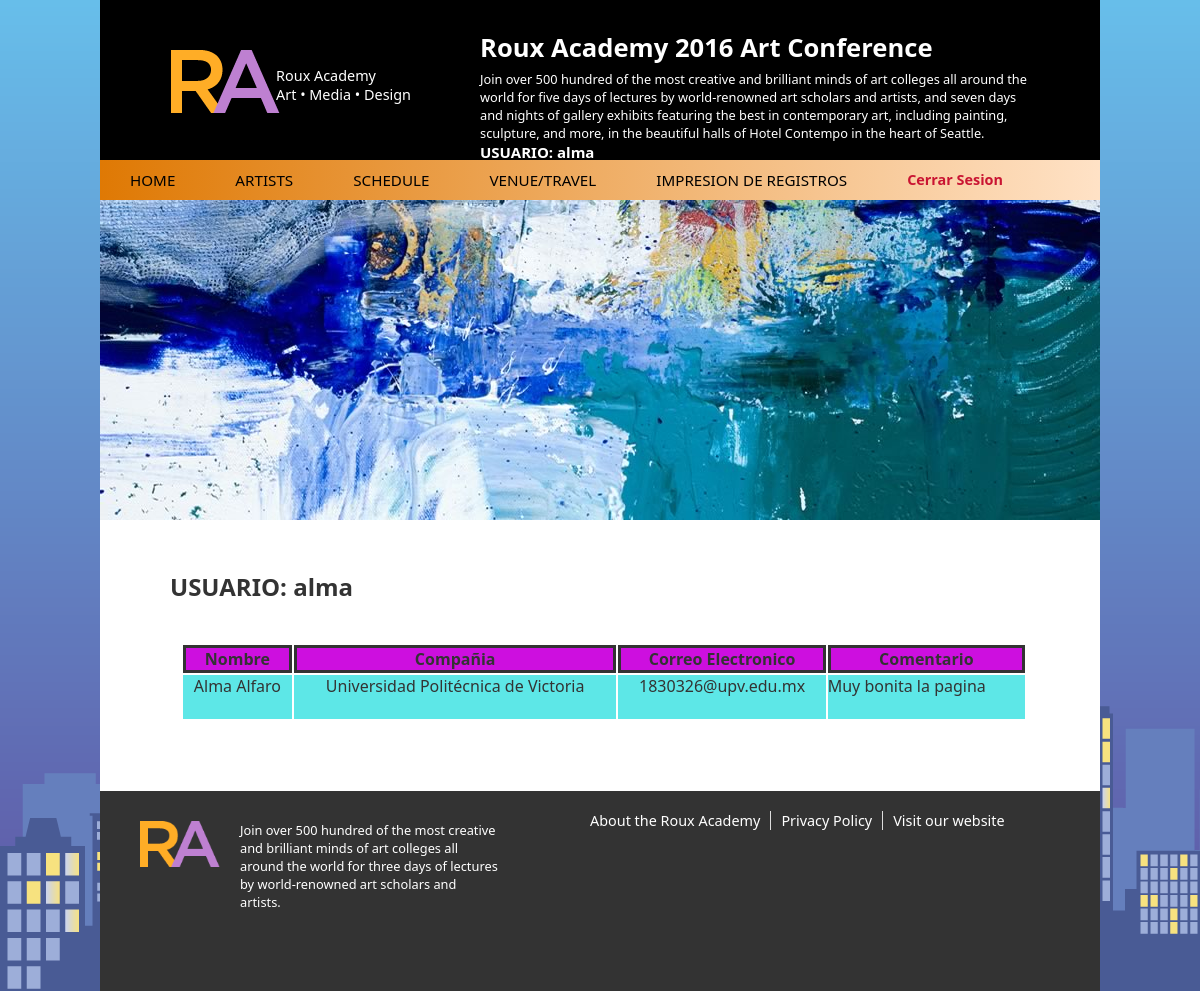
Screenshot of /impresionRegistro.php (signed in) with the database file from the repository.
### tables this page shows
CREATE TABLE `asistentesregistro` (
  `identificacion` int(20) NOT NULL,
  `nombre` varchar(50) NOT NULL,
  `compañia` varchar(50) NOT NULL,
  `email` varchar(50) NOT NULL,
  `coments` text NOT NULL
);

### consulTabla.php (called while the page is built)
<?php
    require 'conexionBD.php';
    $requiereConsultar="SELECT * FROM asistentesRegistro";
    $requiereConsultarTabla=mysqli_query($conexion,$requiereConsultar);
?>

### impresionRegistro.php (the view, shortened to what this page needs)
<?php
  require('encabezadoAdmin.php');
?>
<section id="main">
      <h2 class="edicionUsuario" ><?php echo "USUARIO:  " .  $_SESSION['usuario'];?></h2>
  <div class="centrarTabla">
    <table class="estilosTabla">
      <thead>
        <tr>
          <th class="Titulos">Nombre</th>
          <th class="Titulos">Compañia</th>
          <th class="Titulos">Correo Electronico</th>
          <th class="Titulos">Comentario</th>
        </tr>
      </thead>
      <tbody>
        <?php
        require ('consulTabla.php');
        foreach ($requiereConsultarTabla as $direccion){?>
        <tr>
          <td class="TextoNombre"><?php echo $direccion['nombre']?><br><br></td>
          <td class="Texto"><?php echo $direccion['compañia']?><br><br></td>
          <td class="Texto"><?php echo $direccion['email']?><br><br></td>
          <td class="TextoDos"><?php echo $direccion['coments']?><br><br></td>
        </tr>
      </tbody>
        <?php
      }
      ?>
    </table>
</div>
</section>
<?php
include('piePagina.php');
?>
</div>
</body>
</html>

### css/style.css (style rules this page uses)
html, body, body div, span, object, iframe, h1, h2, h3, h4, h5, h6, p, blockquote, pre, abbr, address, cite, code, del, dfn, em, img, ins, kbd, q, samp, small, strong, sub, sup, var, b, i, dl, dt, dd, ol, ul, li, fieldset, form, label, legend, table, caption, tbody, tfoot, thead, tr, th, td, article, aside, figure, footer, header, hgroup, menu, nav, section, time, mark, audio, video { margin: 0; padding: 0; border: 0; outline: 0; font-size: 100%; vertical-align: baseline; background: transparent; }
article, aside, figure, footer, header, hgroup, nav, section { display: block; }
html { overflow-y: scroll; }
body { font-family: Segoe, "Segoe UI", "DejaVu Sans", "Trebuchet MS", Verdana, sans-serif; }
body, select, input, textarea { color: #333; }
body { background: #495B95 url(../images/background_buildings.png) repeat-x; }
#main { width: 630px; float: left; display: block; margin: 30px 0; }
#main h1, #main h2, #main h3, #main h4, #main h5, #main h6, #main p { margin: 0 70px; }
#main h2 { font-size:1.5em; margin-bottom: 10px; padding-top: 20px; }

### css/stylesCuadro.css (style rules this page uses)
.edicionUsuario { font-size: 15px; }
.Titulos { border: solid; background-color: #cd0fdf; }
.TextoNombre { text-align: center; background-color: rgb(93, 231, 231); }
.Texto { text-align: center; background-color: rgb(93, 231, 231); }
.TextoDos { text-align: justify; background-color: rgb(93, 231, 231); }
.centrarTabla { align-content:space-between; margin: 40px 30px 40px 81px; justify-content: center; }
.estilosTabla { width: 163%; margin-left: auto; margin-right: auto; }

### rows the page displays
asistentesregistro: nombre "Alma Alfaro", compañia "Universidad Politécnica de Victoria", email "1830326@upv.edu.mx", coments "Muy bonita la pagina"

### other values shown
$_SESSION['usuario'] "alma"
